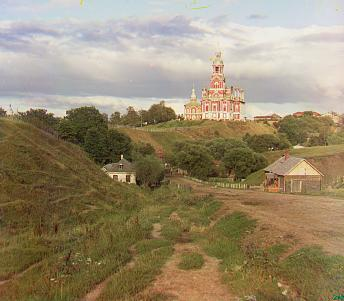
#> input picture proj1/out_path/part1/cathedral_out.jpg, 344 x 301 px, given in place of cathedral.jpg, which was not available
$ python part1.py
#> lines starting #> are read from the running program, lines starting #| are printed output that depends on the picture; pictures that were not available may be replaced by others from this repository, and a replacement may not be noted
import numpy as np
import skimage as sk
import skimage.io as skio
import os
import matplotlib.pyplot as plt
import glob
from tqdm import tqdm
import time
from pathlib import Path

os.makedirs('out_path', exist_ok=True)
OUTPUT_ROOT = Path("out_path")


def save_file(fname, part, img, as_ubyte=True):
    out_dir = OUTPUT_ROOT / part
    out_dir.mkdir(exist_ok=True)

    path = out_dir / fname

    if as_ubyte and img.dtype != "uint8":
        img = sk.img_as_ubyte(img)

    skio.imsave(str(path), img)
    print(f"Saved: {path}")
    return path


def ncc_score(img1, img2):
    # calculate normalised cross-correlation

    # minus average brightness
    a = img1 - img1.mean()
    b = img2 - img2.mean()

    # compute L2 length, to normalise the sum of product
    denom = np.linalg.norm(a) * np.linalg.norm(b)
    if denom == 0:
        return -np.inf
    return np.sum(a * b) / denom

def align(img, ref, border=0.1, window=15):
    # crop borders before scoring so edge artifacts don't dominate the metric

    # height & width of reference image
    h, w = ref.shape[:2]

    # compute how many pixels trim off each edge
    bh, bw = int(h * border), int(w * border)

    best_score = -np.inf
    best_dx, best_dy = 0, 0

    # iterate through every combination of vertical and horizontal shift
    for dy in range(-window, window + 1):
        for dx in range(-window, window + 1):
            shifted = np.roll(img, (dy, dx), axis=(0, 1))

            # crop both to the same interior region for scoring
            crop_shifted = shifted[bh:h-bh, bw:w-bw]
            crop_ref = ref[bh:h-bh, bw:w-bw]
            score = ncc_score(crop_shifted, crop_ref)

            # keep track of scores
            if score > best_score:
                best_score = score
                best_dx, best_dy = dx, dy

    # apply best shift to the full, uncropped img
    aligned = np.roll(img, (best_dy, best_dx), axis=(0, 1))
    return aligned, (best_dx, best_dy)

def align_channels(imname):
    """
    Loads a plate image, splits into B/G/R, aligns G and R to B.
    Returns (im_out, g_shift, r_shift) — im_out is float in [0,1], NOT cropped.
    """
#> called with imname = 'CS180_fa2026_proj1_data/cathedral.jpg'
    im = skio.imread(imname)
#> im is the input picture: shape (301, 344, 3); mean R, G, B 151.7, 137.4, 110
    print(f"Aligning image: {imname}")

    im = sk.img_as_float(im)
    height = np.floor(im.shape[0] / 3.0).astype(int)
#> height = 100

    # separate color channels
    b = im[:height]
    g = im[height: 2*height]
    r = im[2*height: 3*height]
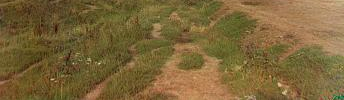
#> r: shape (100, 344, 3) float64; mean R, G, B 0.485, 0.397, 0.221

    # align the images
    ag, g_shift = align(g, b)
#> after the loop in align, `for dy in range(-window, window + 1):`:
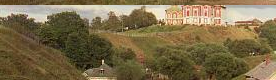
#> crop_shifted: shape (80, 276, 3) float64; mean R, G, B 0.486, 0.422, 0.289
#> after the loop in align, `for dy in range(-window, window + 1):`: best_dx = 15; best_dy = 12; best_score = 0.355
#> in align, `aligned = np.roll(img, (best_dy, best_dx), axis=(0, 1))`:
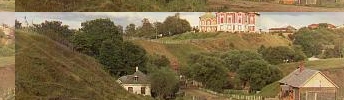
#> aligned: shape (100, 344, 3) float64; mean R, G, B 0.503, 0.431, 0.292
#> g_shift = (15, 12)
    ar, r_shift = align(r, b)
#> call 2 of align, with border = 0.1, window = 15
#> the loop in align (call 2), `for dy in range(-window, window + 1):` made 31 passes
#> pass 1, in ncc_score (call 962), `b = img2 - img2.mean()`:
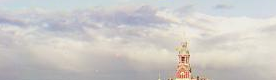
#> b: shape (80, 276, 3) float64; mean of channels 0, 1, 2 0.0107, 0.000343, -0.011; drawn with min black and max white
#> pass 1, in ncc_score (call 964), `a = img1 - img1.mean()`:
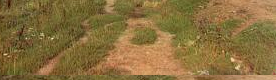
#> a: shape (80, 276, 3) float64; mean of channels 0, 1, 2 0.121, 0.0289, -0.15; drawn with min black and max white
#> after the loop in align (call 2), `for dy in range(-window, window + 1):`:
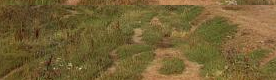
#> crop_shifted: shape (80, 276, 3) float64; mean R, G, B 0.46, 0.382, 0.204
#> in align (call 2), `aligned = np.roll(img, (best_dy, best_dx), axis=(0, 1))`:
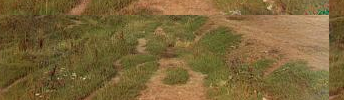
#> aligned: shape (100, 344, 3) float64; mean R, G, B 0.485, 0.397, 0.221
    print(f"G shift: {g_shift}")
#| G shift: (15, 12)
    print(f"R shift: {r_shift}")
#| R shift: (-15, 15)

    # create a color image
    im_out = np.dstack([ar, ag, b])
    im_out = np.clip(im_out, 0, 1)

    return im_out


def single_scale_alignment(image_paths):
    for imname in image_paths:
        im_out = align_channels(imname)
        crop = 0.06
        h, w = im_out.shape[:2]
        bh, bw = int(h*crop), int(w*crop)
        im_out_cropped = im_out[bh:h-bh, bw:w-bw]

        img = sk.img_as_ubyte(im_out_cropped)

#> (the run stopped early here; a loop or call above may not have finished)

$ run again, on proj1/chosen_pictures/example1.jpg
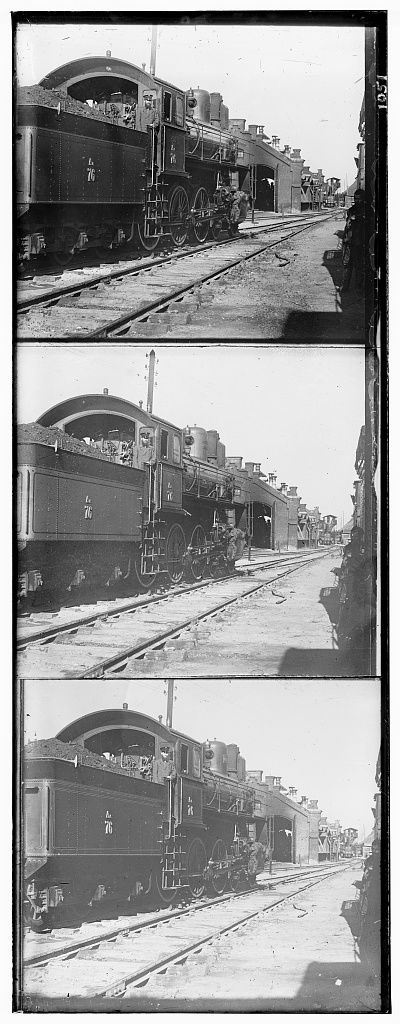
#> input picture proj1/chosen_pictures/example1.jpg, 400 x 1024 px, given in place of cathedral.jpg, which was not available
#> in align_channels, im is the input picture: shape (1024, 400); min 0, max 255, mean 152.3
#> after the loop in align, `for dy in range(-window, window + 1):`:
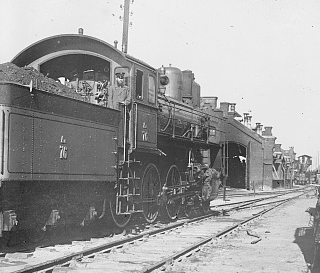
#> crop_shifted: shape (273, 320) float64; min 0, max 1, mean 0.62
#> after the loop in align, `for dy in range(-window, window + 1):`: best_dx = 3; best_dy = 4; best_score = 0.937
#> g_shift = (3, 4)
#> the loop in align (call 2), `for dy in range(-window, window + 1):` made 31 passes
#| G shift: (3, 4)
#| R shift: (-15, 15)
#> in save_file, `skio.imsave(str(path), img)`:
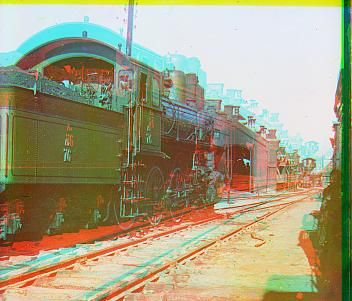
#> saved as cathedral_out.jpg: shape (301, 352, 3); mean R, G, B 165.2, 158.6, 127.4
